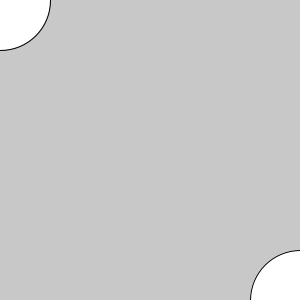
Frame 1 (no input)
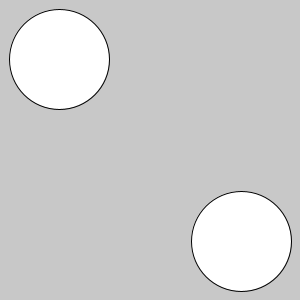
Frame 60 (the mouse pressed at the canvas centre just before this capture)
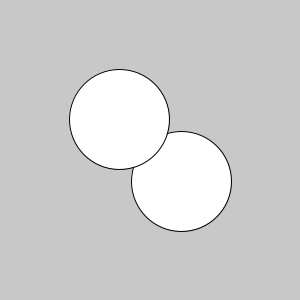
Frame 120 (the mouse held since frame 60 and released just before this capture)

The Processing sketch that drew these frames (run headless with seeded random() and noise(); from frame 60 on, the mouse is pressed at the canvas centre):

// Processing sketch: Unit2
// ── Unit2.pde
//animation basic
int x,y;
void setup() {
  size(300,300);
  x=0;
  y=0;
}
void draw() {
 background(200);
 ellipse(300-x,300-y,100,100);
 ellipse(x,y,100,100);
 x=x+1;
 y=y+1;
 if (x>350){
   x=-100;
 }
 if (y>350){
   y=-100;
 }
}
